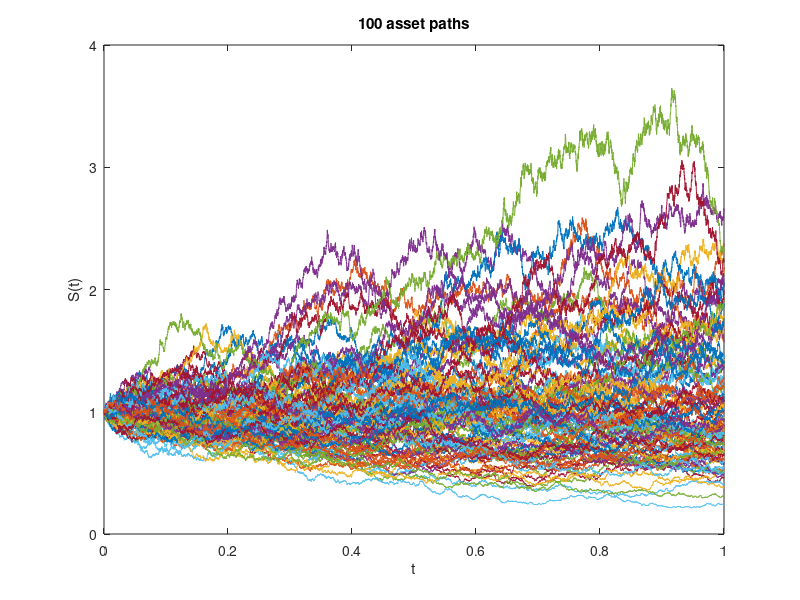
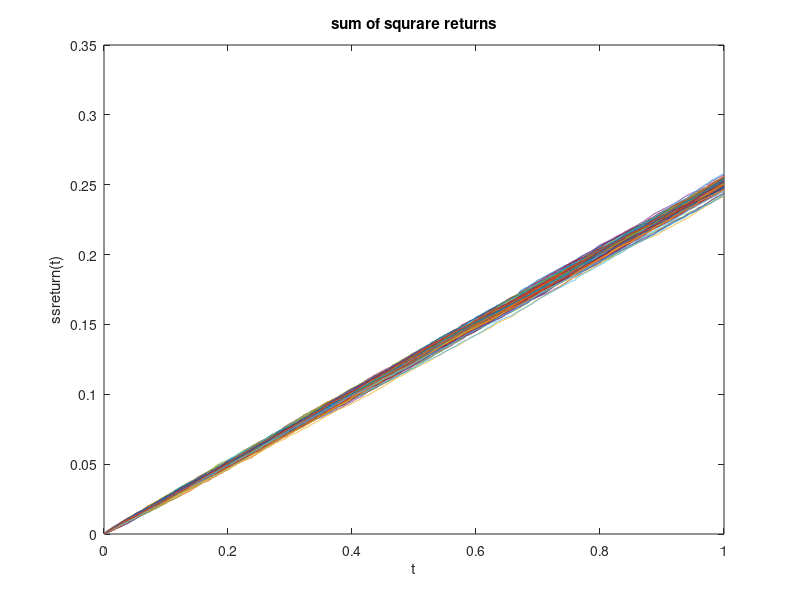

MATLAB code for these plots, in order:

% Plot discrete sample paths
% sum of squrare returns
clear all;
close all;
clc;

randn('state',100);
%%%%%%%%% Problem parameters 
%%%%%%%%%%% 
S = 1; 
mu = 0.05; 
sigma = 0.5; 
L = 1e4; 
T = 1; 
dt = T/L; 
M = 1e2; 
%%%%%%%%%%%%%%%%%%%%%%%%%%%%%%%%
tvals = [0:dt:T];

% Hint: cumprod, cumulative product
Svals = S*cumprod(exp((mu-0.5*sigma^2)*dt + sigma*sqrt(dt)*randn(M,L)),2); 
Svals = [S*ones(M,1) Svals]; 
% add initial asset price
figure;
plot(tvals,Svals);
title([num2str(M) ' asset paths']);
xlabel('t'), ylabel('S(t)')

% sum of squrare returns
returns = (Svals(:,2:end)-Svals(:,1:end-1))./Svals(:,1:end-1);
squreturns = ((Svals(:,2:end)-Svals(:,1:end-1))./Svals(:,1:end-1)).^2;

ssreturns = cumsum(squreturns,2);

figure;
plot(tvals(1:end-1),ssreturns);
title('sum of squrare returns')
xlabel('t'), ylabel('ssreturn(t)')